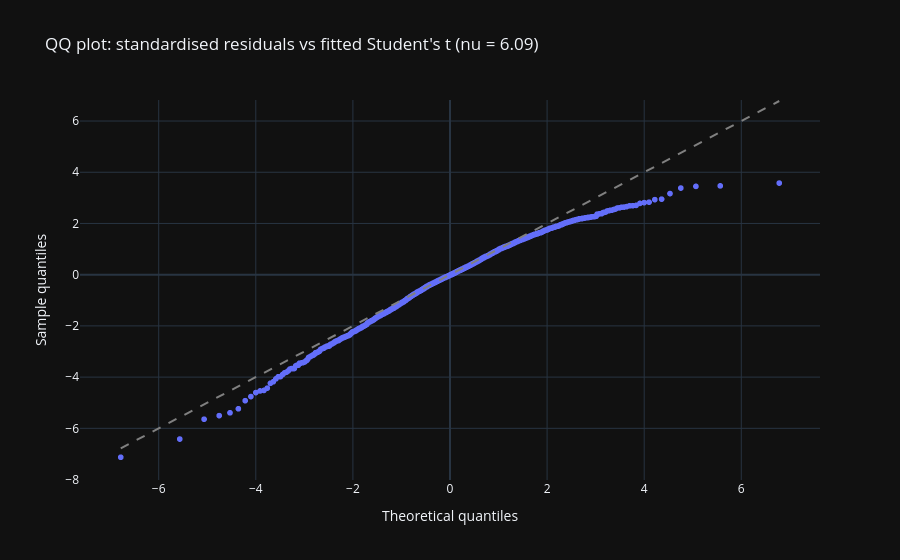

Source (notebook cell):
### Code cell
# Did the distributional fix close the loop on the heavy tails?
# NB02's locked excess kurtosis uses pandas .kurt() (bias-corrected G2).
# scipy.stats.kurtosis uses the biased Fisher estimator by default, which
# gives a different number on the same series. Using the pandas estimator here
# keeps the before/after comparison consistent with the locked figure.

kurt_raw = returns.to_frame().kurt().iloc[0]   # pandas G2, matches NB02
kurt_std = pd.Series(std_resid_t).kurt()       # same estimator

print(f'Excess kurtosis, raw returns (pandas G2):        {kurt_raw:.4f}')
print(f'Excess kurtosis, standardised residuals (G2):    {kurt_std:.4f}')
print(f'Locked NB02 value for comparison:                {kurt_nb02:.4f}')

# QQ plot of standardised residuals against the fitted standardised t
sample_q = np.sort(std_resid_t.values)
probs = (np.arange(1, len(sample_q) + 1) - 0.5) / len(sample_q)
theo_q = stats.t.ppf(probs, nu) * np.sqrt((nu - 2) / nu)

qq = pd.DataFrame({'theoretical': theo_q, 'sample': sample_q})
fig = qq.plot.scatter(
    x='theoretical', y='sample',
    title=f"QQ plot: standardised residuals vs fitted Student's t (nu = {nu:.2f})",
    labels={'theoretical': 'Theoretical quantiles', 'sample': 'Sample quantiles'}
)
lo, hi = theo_q.min(), theo_q.max()
fig.add_shape(type='line', x0=lo, y0=lo, x1=hi, y1=hi,
              line=dict(dash='dash', color='grey'))
fig

### Figure 1 — Plotly figure (JSON) as saved in the notebook; plotly's stock layout.template omitted (floating-point values rounded to 4 significant figures; data arrays with more than 128 entries replaced by an {"elided": "..."} marker saying what was removed)
{"data": [{"hovertemplate": "Theoretical quantiles=%{x}<br>Sample quantiles=%{y}<extra></extra>", "legendgroup": "", "marker": {"color": "#636efa", "symbol": "circle"}, "mode": "markers", "name": "", "showlegend": false, "type": "scattergl", "x": {"elided": "6412 float values"}, "xaxis": "x", "y": {"elided": "6412 float values"}, "yaxis": "y"}], "layout": {"legend": {"tracegroupgap": 0}, "shapes": [{"line": {"color": "grey", "dash": "dash"}, "type": "line", "x0": -6.782, "x1": 6.782, "y0": -6.782, "y1": 6.782}], "title": {"text": "QQ plot: standardised residuals vs fitted Student's t (nu = 6.09)"}, "xaxis": {"anchor": "y", "domain": [0, 1], "title": {"text": "Theoretical quantiles"}}, "yaxis": {"anchor": "x", "domain": [0, 1], "title": {"text": "Sample quantiles"}}}}
